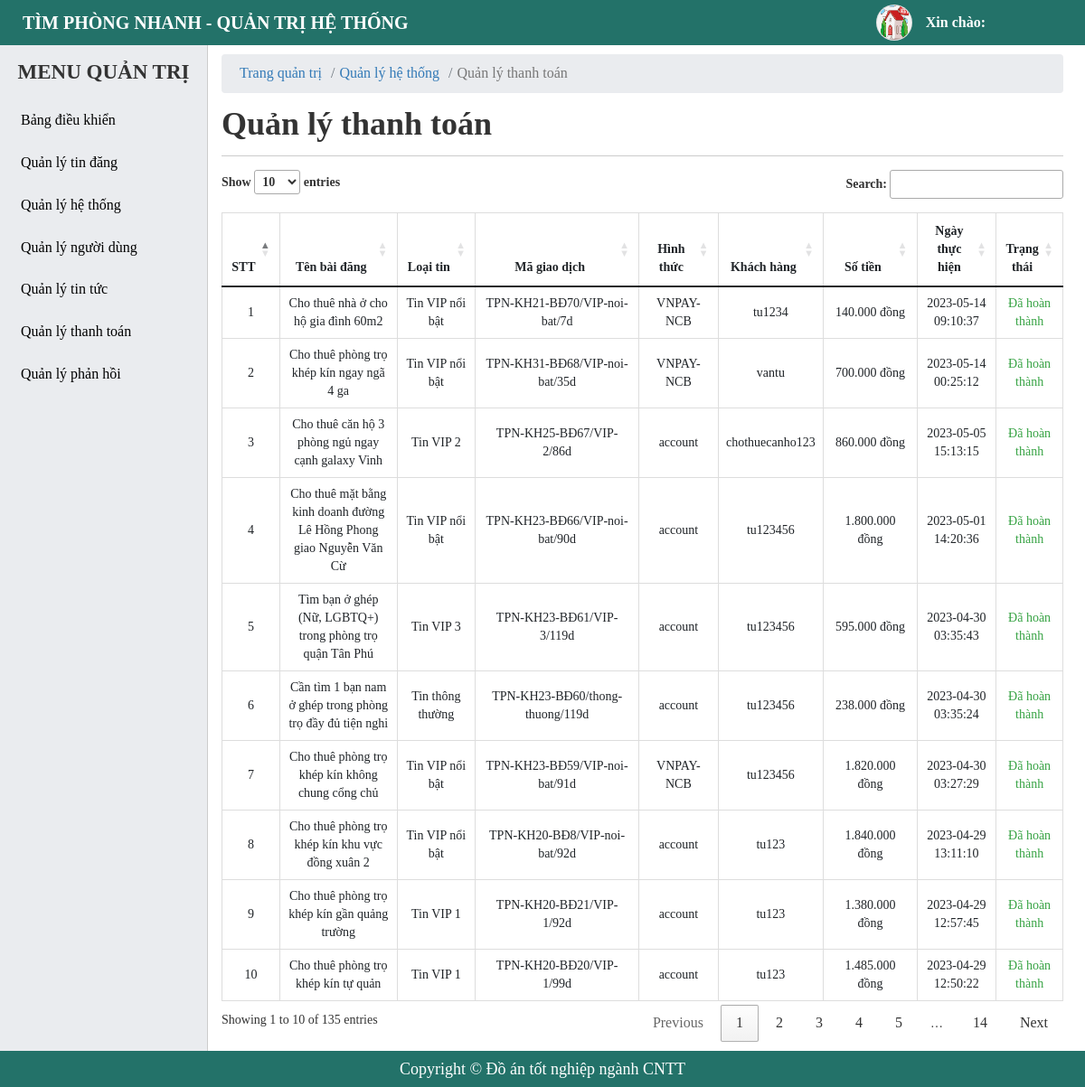
The app's page /admin/payment-history-manager.php with its own data.
### tables this page shows
CREATE TABLE `tbl_payment_history` (
  `id` bigint(20) NOT NULL,
  `id_rooms` bigint(20) NOT NULL,
  `pay_code` varchar(255) DEFAULT NULL,
  `pay_price` varchar(255) DEFAULT NULL,
  `payments` varchar(255) DEFAULT NULL,
  `pay_status` tinyint(4) NOT NULL DEFAULT 0,
  `expired` tinyint(4) NOT NULL DEFAULT 0,
  `user_id` bigint(20) NOT NULL,
  `news_type_id` bigint(20) NOT NULL,
  `created_at` timestamp NOT NULL DEFAULT current_timestamp()
);

CREATE TABLE `tbl_rooms` (
  `id` bigint(20) NOT NULL,
  `name` varchar(255) NOT NULL,
  `slug` varchar(255) NOT NULL,
  `city_id` bigint(20) NOT NULL,
  `district_id` bigint(20) NOT NULL,
  `ward_id` bigint(20) NOT NULL,
  `street` varchar(255) NOT NULL,
  `apartment_number` varchar(255) NOT NULL COMMENT 'số nhà',
  `price` bigint(20) NOT NULL COMMENT 'giá',
  `area` bigint(20) NOT NULL COMMENT 'diện tích',
  `contents` longtext NOT NULL,
  `image_logo` varchar(255) NOT NULL,
  `news_type_id` bigint(20) NOT NULL COMMENT 'loại tin',
  `time_start` datetime NOT NULL,
  `time_stop` datetime NOT NULL,
  `subject` varchar(255) NOT NULL COMMENT 'đối tượng thuê',
  `status` tinyint(4) NOT NULL DEFAULT 1,
  `user_id` bigint(20) NOT NULL,
  `category_id` bigint(20) NOT NULL,
  `created_ad` timestamp NOT NULL DEFAULT current_timestamp(),
  `updated_ad` timestamp NOT NULL DEFAULT current_timestamp()
);

CREATE TABLE `tbl_new_type` (
  `id` bigint(20) NOT NULL,
  `name_type` varchar(255) NOT NULL,
  `slug` varchar(255) NOT NULL,
  `price` bigint(20) NOT NULL,
  `status` tinyint(4) NOT NULL DEFAULT 1,
  `created_at` timestamp NOT NULL DEFAULT current_timestamp(),
  `update_ad` timestamp NOT NULL DEFAULT current_timestamp()
);

CREATE TABLE `tbl_user` (
  `id` bigint(20) NOT NULL,
  `fullname` varchar(255) NOT NULL,
  `username` varchar(255) NOT NULL,
  `password` varchar(255) NOT NULL,
  `email` varchar(255) NOT NULL,
  `phone` varchar(255) NOT NULL,
  `zalo` varchar(255) DEFAULT NULL,
  `address` varchar(255) DEFAULT NULL,
  `facebook` varchar(255) DEFAULT NULL,
  `avatar` varchar(255) DEFAULT NULL COMMENT 'ảnh đại diện',
  `balance` bigint(255) DEFAULT 0 COMMENT 'Số dư',
  `status` tinyint(4) NOT NULL DEFAULT 1 COMMENT 'trạng thái',
  `created_at` timestamp NOT NULL DEFAULT current_timestamp(),
  `created_ad` timestamp NOT NULL DEFAULT current_timestamp()
);

### admin/payment-history-manager.php (the view, shortened to what this page needs)
<?php
    include './include/connect.php';
    $queryPayHis = $conn->prepare("SELECT his.*, r.name as name_post, us.username, typ.name_type FROM tbl_payment_history his JOIN tbl_rooms r on r.id = his.id_rooms JOIN tbl_user us on us.id = his.user_id JOIN tbl_new_type typ on typ.id = his.news_type_id WHERE his.pay_status = 1 ORDER BY his.created_at DESC");
    $queryPayHis->execute();
    $resultsPayHis = $queryPayHis->fetchAll(PDO::FETCH_OBJ);
?>
<!DOCTYPE html>
<html lang="en">
<head>
    <?php include('include/link-css.php');?>
</head>
<body>
    <?php
     include('include/header.php');
    ?>
    <div id="main">
        <?php
        include('include/sidebar.php');
        ?>
        <div id="main-right">
            <nav aria-label="breadcrumb">
                <ol class="breadcrumb">
                    <li class="breadcrumb-item"><a href="#">Trang quản trị</a></li>
                    <li class="breadcrumb-item"><a href="#">Quản lý hệ thống</a></li>
                    <li class="breadcrumb-item active" aria-current="page">Quản lý thanh toán</li>
                </ol>
            </nav>
            <section class="main-right-title">
                <div class="form-title">
                    <h1>Quản lý thanh toán</h1>
                </div>
            </section>
            <div class="main-right-table">
                <table class="table table-bordered table-post-list" id = "table-manage">
                    <thead>
                        <tr>
                            <th style="width: 3%;" >STT</th>
                            <th style="width: 15%;" >Tên bài đăng</th>
                            <th style="width: 10%;" >Loại tin</th>
                            <th style="width: 22%;" >Mã giao dịch</th>
                            <th style="width: 10%;" >Hình thức</th>
                            <th style="width: 10%;" >Khách hàng</th>
                            <th style="width: 12%;" >Số tiền</th>
                            <th style="width: 10%;" >Ngày thực hiện</th>
                            <th style="width: 8%;" >Trạng thái</th>
                        </tr>
                    </thead>
                    <tbody >
                        <?php foreach ($resultsPayHis as $key => $value) { ?>
                            <tr>
                                <td><?php echo $key+1 ?></td>
                                <td>
                                    <p><?php echo $value -> name_post ?></p>
                                </td>
                                <td>
                                    <p><?php echo $value -> name_type ?></p>
                                </td>
                                <td>
                                    <p><?php echo $value -> pay_code ?></p>
                                </td>
                                <td>
                                    <p><?php echo $value ->payments ?></p>
                                </td>
                                <td>
                                    <p><?php echo $value -> username ?></p>
                                </td>
                                <td>
                                <div class="post_price">
                                        <?php
                                            $tien = (int) $value->pay_price;
                                            $bien = number_format($tien,0,",",".");
                                            echo $bien." đồng";
                                        ?>
                                    </div>
                                </td>
                                <td>
                                    <p><?php echo $value -> created_at ?></p>
                                </td>
                                <td>
                                    <?php if( $value -> pay_status == 1){ ?>
                                        <p style = "color: #37a344;" >Đã hoàn thành</p>
                                    <?php }else{ ?>
                                        <p style = "color: red;">Khởi tạo</p>
                                    <?php } ?>
                                </td>
                            </tr>
                        <?php } ?>
                    </tbody>
                </table>
            </div>
        </div>
    </div>
    <?php include('include/footer.php');?>
</body>
</html>

### admin/css/style.css (style rules this page uses)
* { margin: 0; padding: 0; box-sizing: border-box; font-family: "MS Mincho"; }
a, a:hover { text-decoration: none; transition: all 0.3s ease-in-out 0s; -moz-transition: all 0.3s ease-in-out 0s; -o-transition: all 0.3s ease-in-out 0s; -webkit-transition: all 0.3s ease-in-out 0s; -ms-transition: all 0.3s ease-in-out 0s; }
body { height: 100%; }
#main-right { padding: 60px 24px 50px 245px; }
#main-right .breadcrumb { background-color: #eaecef; padding: 10px 20px; margin-bottom: 0; }
#main-right li, #main-right a { font-size: 16px; }
.main-right-title { display: flex; justify-content: space-between; border-bottom: 1px solid #ccc; margin-bottom: 15px; }
.form-title { margin: 15px 0; }
.form-title h1 { font-weight: 700; }
#main-right .table-bordered th, .table-bordered td { text-align: center; font-size: 14px; }
.main-right-table .table-post-list { border-collapse: collapse; }
.table-post-list td { vertical-align: middle !important; white-space: normal; }

### records on screen
tbl_payment_history: id_rooms.name "Cho thuê nhà ở cho hộ gia đình 60m2", news_type.name_type "Tin VIP nổi bật", pay_code "TPN-KH21-BĐ70/VIP-noi-bat/7d", payments "VNPAY-NCB", user.username "tu1234", pay_price "140.000", created_at "2023-05-14 09:10:37", pay_status "Đã hoàn thành"
tbl_payment_history: id_rooms.name "Cho thuê phòng trọ khép kín ngay ngã 4 ga", news_type.name_type "Tin VIP nổi bật", pay_code "TPN-KH31-BĐ68/VIP-noi-bat/35d", payments "VNPAY-NCB", user.username "vantu", pay_price "700.000", created_at "2023-05-14 00:25:12", pay_status "Đã hoàn thành"
tbl_payment_history: id_rooms.name "Cho thuê căn hộ 3 phòng ngủ ngay cạnh galaxy Vinh", news_type.name_type "Tin VIP 2", pay_code "TPN-KH25-BĐ67/VIP-2/86d", payments "account", user.username "chothuecanho123", pay_price "860.000", created_at "2023-05-05 15:13:15", pay_status "Đã hoàn thành"
tbl_payment_history: id_rooms.name "Cho thuê mặt bằng kinh doanh đường Lê Hồng Phong giao Nguyễn Văn Cừ", news_type.name_type "Tin VIP nổi bật", pay_code "TPN-KH23-BĐ66/VIP-noi-bat/90d", payments "account", user.username "tu123456", pay_price "1.800.000", created_at "2023-05-01 14:20:36", pay_status "Đã hoàn thành"
tbl_payment_history: id_rooms.name "Tìm bạn ở ghép (Nữ, LGBTQ+) trong phòng trọ quận Tân Phú", news_type.name_type "Tin VIP 3", pay_code "TPN-KH23-BĐ61/VIP-3/119d", payments "account", user.username "tu123456", pay_price "595.000", created_at "2023-04-30 03:35:43", pay_status "Đã hoàn thành"
tbl_payment_history: id_rooms.name "Cần tìm 1 bạn nam ở ghép trong phòng trọ đầy đủ tiện nghi", news_type.name_type "Tin thông thường", pay_code "TPN-KH23-BĐ60/thong-thuong/119d", payments "account", user.username "tu123456", pay_price "238.000", created_at "2023-04-30 03:35:24", pay_status "Đã hoàn thành"
tbl_payment_history: id_rooms.name "Cho thuê phòng trọ khép kín không chung cổng chủ", news_type.name_type "Tin VIP nổi bật", pay_code "TPN-KH23-BĐ59/VIP-noi-bat/91d", payments "VNPAY-NCB", user.username "tu123456", pay_price "1.820.000", created_at "2023-04-30 03:27:29", pay_status "Đã hoàn thành"
tbl_payment_history: id_rooms.name "Cho thuê phòng trọ khép kín khu vực đồng xuân 2", news_type.name_type "Tin VIP nổi bật", pay_code "TPN-KH20-BĐ8/VIP-noi-bat/92d", payments "account", user.username "tu123", pay_price "1.840.000", created_at "2023-04-29 13:11:10", pay_status "Đã hoàn thành"
tbl_payment_history: id_rooms.name "Cho thuê phòng trọ khép kín gần quảng trường", news_type.name_type "Tin VIP 1", pay_code "TPN-KH20-BĐ21/VIP-1/92d", payments "account", user.username "tu123", pay_price "1.380.000", created_at "2023-04-29 12:57:45", pay_status "Đã hoàn thành"
tbl_payment_history: id_rooms.name "Cho thuê phòng trọ khép kín tự quản", news_type.name_type "Tin VIP 1", pay_code "TPN-KH20-BĐ20/VIP-1/99d", payments "account", user.username "tu123", pay_price "1.485.000", created_at "2023-04-29 12:50:22", pay_status "Đã hoàn thành"
